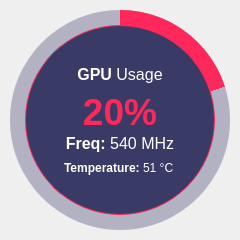
           <widget class="QFrame" name="circularProgressBar_Main_2">
            <property name="sizePolicy">
             <sizepolicy hsizetype="Fixed" vsizetype="Fixed">
              <horstretch>0</horstretch>
              <verstretch>0</verstretch>
             </sizepolicy>
            </property>
            <property name="minimumSize">
             <size>
              <width>240</width>
              <height>240</height>
             </size>
            </property>
            <property name="maximumSize">
             <size>
              <width>240</width>
              <height>240</height>
             </size>
            </property>
            <property name="styleSheet">
             <string notr="true">background-color:none;</string>
            </property>
            <property name="frameShape">
             <enum>QFrame::NoFrame</enum>
            </property>
            <property name="frameShadow">
             <enum>QFrame::Raised</enum>
            </property>
            <widget class="QFrame" name="circularContainer_GPU">
             <property name="geometry">
              <rect>
               <x>25</x>
               <y>25</y>
               <width>190</width>
               <height>190</height>
              </rect>
             </property>
             <property name="sizePolicy">
              <sizepolicy hsizetype="Fixed" vsizetype="Fixed">
               <horstretch>0</horstretch>
               <verstretch>0</verstretch>
              </sizepolicy>
             </property>
             <property name="minimumSize">
              <size>
               <width>190</width>
               <height>190</height>
              </size>
             </property>
             <property name="maximumSize">
              <size>
               <width>190</width>
               <height>190</height>
              </size>
             </property>
             <property name="styleSheet">
              <string notr="true">QFrame{
	border-radius: 95px;	
	background-color: rgba(58, 58, 102,255);
	border: 1px solid rgba(255,40, 90, 255);
}</string>
             </property>
             <property name="frameShape">
              <enum>QFrame::StyledPanel</enum>
             </property>
             <property name="frameShadow">
              <enum>QFrame::Raised</enum>
             </property>
             <widget class="QFrame" name="container_layout_gpu">
              <property name="geometry">
               <rect>
                <x>30</x>
                <y>30</y>
                <width>130</width>
                <height>130</height>
               </rect>
              </property>
              <property name="minimumSize">
               <size>
                <width>130</width>
                <height>130</height>
               </size>
              </property>
              <property name="maximumSize">
               <size>
                <width>130</width>
                <height>130</height>
               </size>
              </property>
              <property name="styleSheet">
               <string notr="true">border:none;</string>
              </property>
              <layout class="QVBoxLayout" name="verticalLayout_5">
               <item>
                <widget class="QLabel" name="title_label_gpu">
                 <property name="sizePolicy">
                  <sizepolicy hsizetype="Preferred" vsizetype="Preferred">
                   <horstretch>0</horstretch>
                   <verstretch>0</verstretch>
                  </sizepolicy>
                 </property>
                 <property name="minimumSize">
                  <size>
                   <width>0</width>
                   <height>22</height>
                  </size>
                 </property>
                 <property name="maximumSize">
                  <size>
                   <width>16777215</width>
                   <height>22</height>
                  </size>
                 </property>
                 <property name="font">
                  <font>
                   <family>Segoe UI</family>
                   <pointsize>12</pointsize>
                  </font>
                 </property>
                 <property name="styleSheet">
                  <string notr="true">color: rgb(255, 255, 255);</string>
                 </property>
                 <property name="text">
                  <string>&lt;html&gt;&lt;head/&gt;&lt;body&gt;&lt;p&gt;&lt;span style=&quot; font-weight:600;&quot;&gt;GPU&lt;/span&gt; Usage&lt;/p&gt;&lt;/body&gt;&lt;/html&gt;</string>
                 </property>
                 <property name="scaledContents">
                  <bool>true</bool>
                 </property>
                 <property name="alignment">
                  <set>Qt::AlignCenter</set>
                 </property>
                </widget>
               </item>
               <item>
                <widget class="QLabel" name="usage_label_gpu">
                 <property name="minimumSize">
                  <size>
                   <width>0</width>
                   <height>40</height>
                  </size>
                 </property>
                 <property name="maximumSize">
                  <size>
                   <width>16777215</width>
                   <height>40</height>
                  </size>
                 </property>
                 <property name="font">
                  <font>
                   <family>MS Sans Serif</family>
                   <pointsize>28</pointsize>
                   <weight>75</weight>
                   <bold>true</bold>
                  </font>
                 </property>
                 <property name="styleSheet">
                  <string notr="true">color: rgba(255, 40, 90, 255);</string>
                 </property>
                 <property name="text">
                  <string>20%</string>
                 </property>
                 <property name="alignment">
                  <set>Qt::AlignCenter</set>
                 </property>
                </widget>
               </item>
               <item>
                <widget class="QLabel" name="freq_label_gpu">
                 <property name="minimumSize">
                  <size>
                   <width>0</width>
                   <height>22</height>
                  </size>
                 </property>
                 <property name="maximumSize">
                  <size>
                   <width>16777215</width>
                   <height>22</height>
                  </size>
                 </property>
                 <property name="font">
                  <font>
                   <family>Segoe UI</family>
                   <pointsize>12</pointsize>
                  </font>
                 </property>
                 <property name="styleSheet">
                  <string notr="true">color:#ffffff;</string>
                 </property>
                 <property name="text">
                  <string>&lt;html&gt;&lt;head/&gt;&lt;body&gt;&lt;p&gt;&lt;span style=&quot; font-weight:600;&quot;&gt;Freq: &lt;/span&gt;540 MHz&lt;/p&gt;&lt;/body&gt;&lt;/html&gt;</string>
                 </property>
                 <property name="alignment">
                  <set>Qt::AlignCenter</set>
                 </property>
                </widget>
               </item>
               <item>
                <widget class="QLabel" name="temp_label_gpu">
                 <property name="minimumSize">
                  <size>
                   <width>0</width>
                   <height>15</height>
                  </size>
                 </property>
                 <property name="maximumSize">
                  <size>
                   <width>16777215</width>
                   <height>15</height>
                  </size>
                 </property>
                 <property name="font">
                  <font>
                   <family>Segoe UI</family>
                   <pointsize>9</pointsize>
                  </font>
                 </property>
                 <property name="styleSheet">
                  <string notr="true">color: #ffffff;</string>
                 </property>
                 <property name="text">
                  <string>&lt;html&gt;&lt;head/&gt;&lt;body&gt;&lt;p&gt;&lt;span style=&quot; font-weight:600;&quot;&gt;Temperature:&lt;/span&gt; 51 °C&lt;/p&gt;&lt;/body&gt;&lt;/html&gt;</string>
                 </property>
                </widget>
               </item>
              </layout>
             </widget>
            </widget>
            <widget class="QFrame" name="circularProgress_GPU">
             <property name="geometry">
              <rect>
               <x>10</x>
               <y>10</y>
               <width>220</width>
               <height>220</height>
              </rect>
             </property>
             <property name="sizePolicy">
              <sizepolicy hsizetype="Fixed" vsizetype="Fixed">
               <horstretch>0</horstretch>
               <verstretch>0</verstretch>
              </sizepolicy>
             </property>
             <property name="minimumSize">
              <size>
               <width>220</width>
               <height>220</height>
              </size>
             </property>
             <property name="maximumSize">
              <size>
               <width>220</width>
               <height>220</height>
              </size>
             </property>
             <property name="styleSheet">
              <string notr="true">QFrame{
	border-radius: 110px;	
	background-color: qconicalgradient(cx:0.5, cy:0.5, angle:90, stop:0.799 rgba(255, 0, 127, 0), stop:0.800 rgba(255, 40, 90, 255));
}
</string>
             </property>
             <property name="frameShape">
              <enum>QFrame::StyledPanel</enum>
             </property>
             <property name="frameShadow">
              <enum>QFrame::Raised</enum>
             </property>
            </widget>
            <widget class="QFrame" name="circularBg_GPU">
             <property name="geometry">
              <rect>
               <x>10</x>
               <y>10</y>
               <width>220</width>
               <height>220</height>
              </rect>
             </property>
             <property name="sizePolicy">
              <sizepolicy hsizetype="Fixed" vsizetype="Fixed">
               <horstretch>0</horstretch>
               <verstretch>0</verstretch>
              </sizepolicy>
             </property>
             <property name="minimumSize">
              <size>
               <width>220</width>
               <height>220</height>
              </size>
             </property>
             <property name="maximumSize">
              <size>
               <width>220</width>
               <height>220</height>
              </size>
             </property>
             <property name="styleSheet">
              <string notr="true">QFrame{
	border-radius: 110px;	
	background-color: rgba(85, 85, 127, 100);
}</string>
             </property>
             <property name="frameShape">
              <enum>QFrame::StyledPanel</enum>
             </property>
             <property name="frameShadow">
              <enum>QFrame::Raised</enum>
             </property>
            </widget>
            <zorder>circularBg_GPU</zorder>
            <zorder>circularProgress_GPU</zorder>
            <zorder>circularContainer_GPU</zorder>
           </widget>
